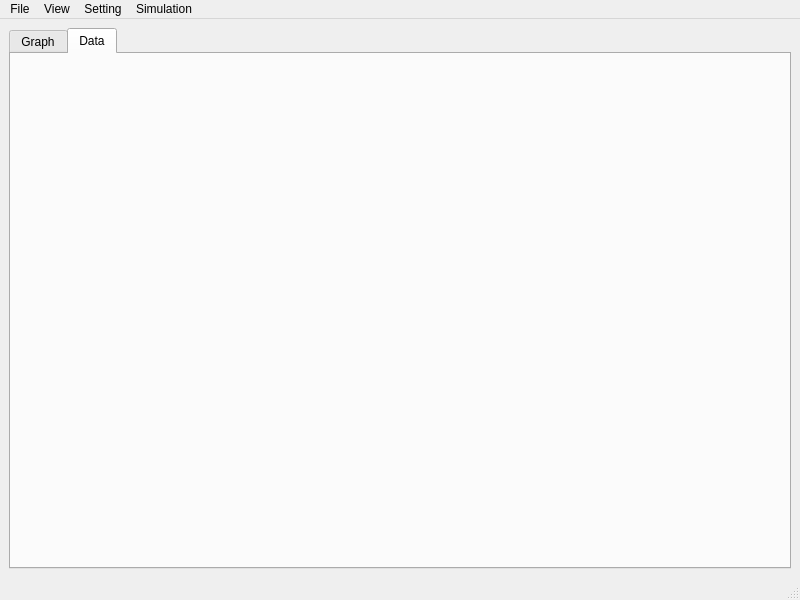
<?xml version="1.0" encoding="UTF-8"?>
<ui version="4.0">
 <class>MainWindow</class>
 <widget class="QMainWindow" name="MainWindow">
  <property name="geometry">
   <rect>
    <x>0</x>
    <y>0</y>
    <width>800</width>
    <height>600</height>
   </rect>
  </property>
  <property name="windowTitle">
   <string>Human Physiological model - [HMC]</string>
  </property>
  <property name="windowIcon">
   <iconset>
    <normaloff>human-body-standing-black-icon.ico</normaloff>human-body-standing-black-icon.ico</iconset>
  </property>
  <widget class="QWidget" name="centralwidget">
   <layout class="QHBoxLayout" name="horizontalLayout">
    <item>
     <widget class="QTabWidget" name="tabWidget">
      <property name="currentIndex">
       <number>1</number>
      </property>
      <widget class="QWidget" name="tab">
       <attribute name="title">
        <string>Graph</string>
       </attribute>
      </widget>
      <widget class="QWidget" name="tab_2">
       <attribute name="title">
        <string>Data</string>
       </attribute>
      </widget>
     </widget>
    </item>
   </layout>
  </widget>
  <widget class="QMenuBar" name="menubar">
   <property name="geometry">
    <rect>
     <x>0</x>
     <y>0</y>
     <width>800</width>
     <height>21</height>
    </rect>
   </property>
   <widget class="QMenu" name="menuFile">
    <property name="title">
     <string>File</string>
    </property>
    <widget class="QMenu" name="menuSave_File">
     <property name="title">
      <string>Save File</string>
     </property>
     <addaction name="actionSkin_temperature"/>
     <addaction name="actionPST"/>
     <addaction name="actionCSV"/>
    </widget>
    <addaction name="menuSave_File"/>
    <addaction name="actionExport"/>
   </widget>
   <widget class="QMenu" name="menuView">
    <property name="title">
     <string>View</string>
    </property>
    <addaction name="actionBody_profile"/>
    <addaction name="actionTSV_CSV_profile"/>
   </widget>
   <widget class="QMenu" name="menuSetting">
    <property name="title">
     <string>Setting</string>
    </property>
    <widget class="QMenu" name="menuSimulation_setting">
     <property name="title">
      <string>Simulation setting</string>
     </property>
     <widget class="QMenu" name="menuEnvironment">
      <property name="title">
       <string>Environment</string>
      </property>
      <addaction name="actionPre_conditioning"/>
      <addaction name="actionExperiment"/>
     </widget>
     <addaction name="actionClothing_property"/>
     <addaction name="menuEnvironment"/>
    </widget>
    <addaction name="menuSimulation_setting"/>
   </widget>
   <widget class="QMenu" name="menuSimulation">
    <property name="title">
     <string>Simulation</string>
    </property>
    <addaction name="actionStady_state"/>
    <addaction name="actionUnstady_state"/>
   </widget>
   <addaction name="menuFile"/>
   <addaction name="menuView"/>
   <addaction name="menuSetting"/>
   <addaction name="menuSimulation"/>
  </widget>
  <widget class="QStatusBar" name="statusbar"/>
  <action name="actionExport">
   <property name="text">
    <string>Export</string>
   </property>
  </action>
  <action name="actionSkin_temperature">
   <property name="text">
    <string>Skin temperature</string>
   </property>
  </action>
  <action name="actionPST">
   <property name="text">
    <string>TSV</string>
   </property>
  </action>
  <action name="actionCSV">
   <property name="text">
    <string>CSV</string>
   </property>
  </action>
  <action name="actionBody_profile">
   <property name="text">
    <string>Body profile</string>
   </property>
  </action>
  <action name="actionTSV_CSV_profile">
   <property name="text">
    <string>TSV CSV profile</string>
   </property>
  </action>
  <action name="actionClothing_property">
   <property name="text">
    <string>Clothing property</string>
   </property>
  </action>
  <action name="actionPre_conditioning">
   <property name="text">
    <string>Pre-conditioning</string>
   </property>
  </action>
  <action name="actionExperiment">
   <property name="text">
    <string>Experiment</string>
   </property>
  </action>
  <action name="actionStady_state">
   <property name="text">
    <string>Steady state</string>
   </property>
  </action>
  <action name="actionUnstady_state">
   <property name="text">
    <string>Unsteady state</string>
   </property>
  </action>
 </widget>
 <resources/>
 <connections/>
</ui>
